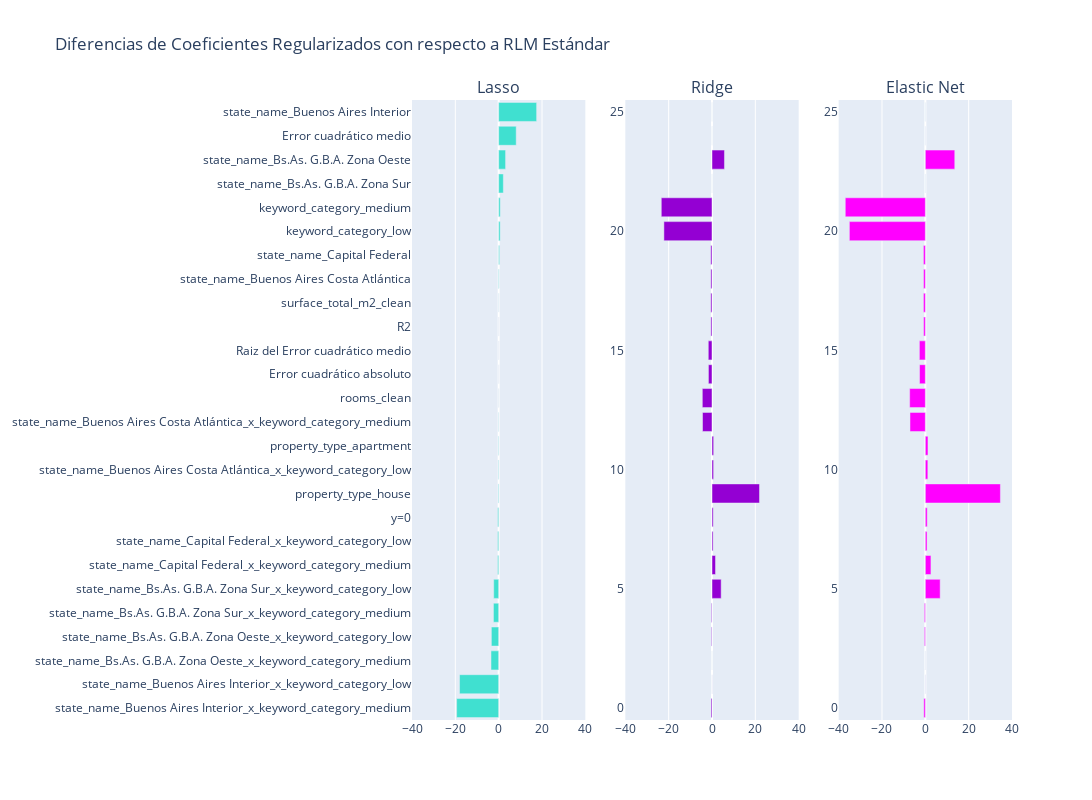

Notebook cell for this chart:
### Code cell
#Tomar los datos del DataFrame df_conclusion
df = df_conclusion.copy()
df.drop(index=25, inplace=True)

# Crear subgráficos
fig = make_subplots(rows=1, cols=3, subplot_titles=['Lasso', 'Ridge', 'Elastic Net'])

# Lista de colores para cada regresión
colors = ['turquoise', 'darkviolet', 'fuchsia']

# Agregar barras para diferencias de coeficientes con respecto a RLM estándar
for i, col in enumerate(df.columns[2:]):
    # En el primer subplot, agregar referencias del eje y
    if i == 0:
        fig.add_trace(go.Bar(x=df[col], y=df['valores'], orientation='h', marker=dict(color=colors[i]),
                             name=f'Diferencia con RLM Estándar - {col}'), row=1, col=i + 1)
    else:
        fig.add_trace(go.Bar(x=df[col], orientation='h', marker=dict(color=colors[i]),
                             name=f'Diferencia con RLM Estándar - {col}'), row=1, col=i + 1)

# Configurar diseño del gráfico
fig.update_layout(height=800, width=1200, title_text="Diferencias de Coeficientes Regularizados con respecto a RLM Estándar",
                  showlegend=False, yaxis=dict(categoryorder='total ascending'))

# Establecer el rango para el eje X en los subgráficos izquierdo y derecho
fig.update_xaxes(range=[-40, 40], row=1, col=1)
fig.update_xaxes(range=[-40, 40], row=1, col=2)
fig.update_xaxes(range=[-40, 40], row=1, col=3)

# Mostrar el gráfico
fig.show()

### Figure 1 — Plotly figure (JSON) as saved in the notebook; plotly's stock layout.template omitted (floating-point values rounded to 4 significant figures)
{"data": [{"marker": {"color": "turquoise"}, "name": "Diferencia con RLM Estándar - lasso", "orientation": "h", "type": "bar", "x": [-0.45, 0.04, -0.01, -0.16, -0.24, 3.19, 2.15, 0.42, 0.18, 17.52, 0.7, 0.73, -3.37, -3.54, -2.29, -2.41, -0.47, -0.49, -0.18, -0.1, -18.05, -19.4, 0, 8.09, 0, 0], "xaxis": "x", "y": ["y=0", "surface_total_m2_clean", "rooms_clean", "property_type_apartment", "property_type_house", "state_name_Bs.As. G.B.A. Zona Oeste", "state_name_Bs.As. G.B.A. Zona Sur", "state_name_Capital Federal", "state_name_Buenos Aires Costa Atlántica", "state_name_Buenos Aires Interior", "keyword_category_low", "keyword_category_medium", "state_name_Bs.As. G.B.A. Zona Oeste_x_keyword_category_low", "state_name_Bs.As. G.B.A. Zona Oeste_x_keyword_category_medium", "state_name_Bs.As. G.B.A. Zona Sur_x_keyword_category_low", "state_name_Bs.As. G.B.A. Zona Sur_x_keyword_category_medium", "state_name_Capital Federal_x_keyword_category_low", "state_name_Capital Federal_x_keyword_category_medium", "state_name_Buenos Aires Costa Atlántica_x_keyword_category_low", "state_name_Buenos Aires Costa Atlántica_x_keyword_category_medium", "state_name_Buenos Aires Interior_x_keyword_category_low", "state_name_Buenos Aires Interior_x_keyword_category_medium", "Error cuadrático absoluto", "Error cuadrático medio", "Raiz del Error cuadrático medio", "R2"], "yaxis": "y"}, {"marker": {"color": "darkviolet"}, "name": "Diferencia con RLM Estándar - ridge", "orientation": "h", "type": "bar", "x": [-0.44, 0.02, 0, -0.26, -0.28, 4.23, 1.61, 0.5, 0.55, 21.92, 0.73, 0.76, -4.38, -4.47, -1.65, -1.71, -0.51, -0.55, -0.53, -0.56, -22.2, -23.41, 0, 5.75, 0, 0], "xaxis": "x2", "yaxis": "y2"}, {"marker": {"color": "fuchsia"}, "name": "Diferencia con RLM Estándar - elastic_net", "orientation": "h", "type": "bar", "x": [-0.7, 0.03, -0.01, -0.43, -0.45, 6.84, 2.59, 0.79, 0.87, 34.65, 1.16, 1.22, -7.08, -7.23, -2.67, -2.75, -0.8, -0.87, -0.83, -0.88, -35.06, -36.95, 0, 13.59, 0.01, 0], "xaxis": "x3", "yaxis": "y3"}], "layout": {"annotations": [{"font": {"size": 16}, "showarrow": false, "text": "Lasso", "x": 0.1444, "xanchor": "center", "xref": "paper", "y": 1, "yanchor": "bottom", "yref": "paper"}, {"font": {"size": 16}, "showarrow": false, "text": "Ridge", "x": 0.5, "xanchor": "center", "xref": "paper", "y": 1, "yanchor": "bottom", "yref": "paper"}, {"font": {"size": 16}, "showarrow": false, "text": "Elastic Net", "x": 0.8556, "xanchor": "center", "xref": "paper", "y": 1, "yanchor": "bottom", "yref": "paper"}], "height": 800, "showlegend": false, "title": {"text": "Diferencias de Coeficientes Regularizados con respecto a RLM Estándar"}, "width": 1200, "xaxis": {"anchor": "y", "domain": [0, 0.2889], "range": [-40, 40]}, "xaxis2": {"anchor": "y2", "domain": [0.3556, 0.6444], "range": [-40, 40]}, "xaxis3": {"anchor": "y3", "domain": [0.7111, 1], "range": [-40, 40]}, "yaxis": {"anchor": "x", "categoryorder": "total ascending", "domain": [0, 1]}, "yaxis2": {"anchor": "x2", "domain": [0, 1]}, "yaxis3": {"anchor": "x3", "domain": [0, 1]}}}
